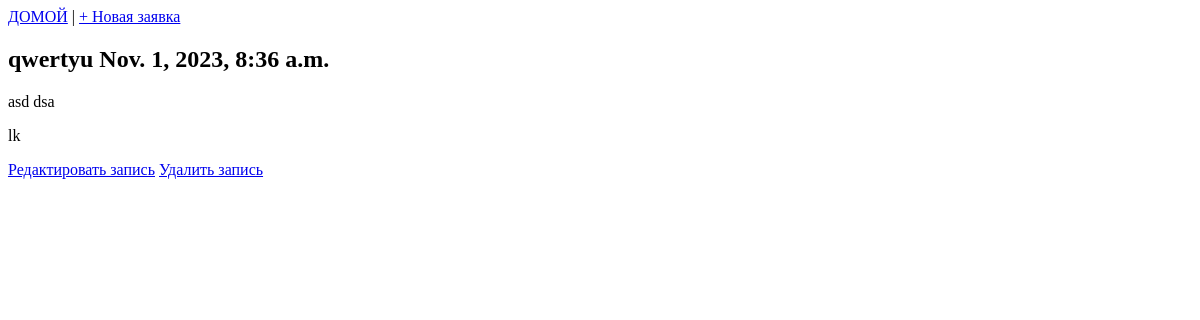
Page /appointment/2/ on the earlier database version.
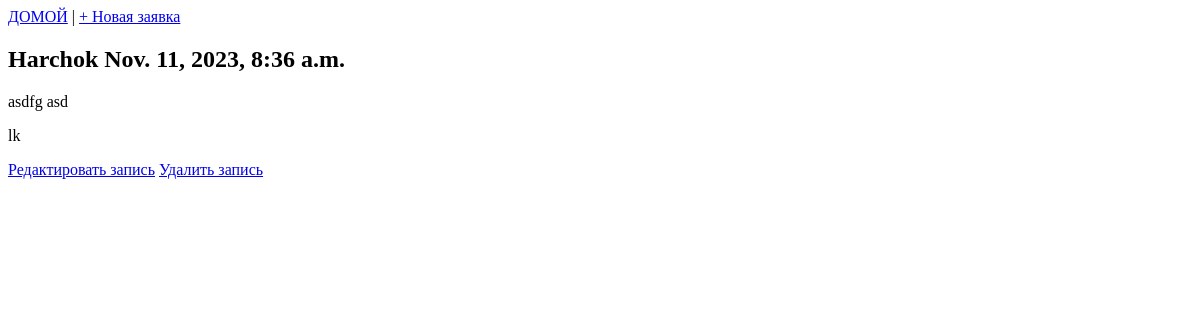
Same page on the later database version.
### pages/models.py (models this page shows, shortened)
class Appointment(models.Model):
    pet = models.ForeignKey(Pet, on_delete=models.CASCADE, verbose_name='Питомец', null=True)
    veterinarian = models.ForeignKey(Veterinarian, on_delete=models.CASCADE, verbose_name='Ветеринар', null=True)
    owner = models.ForeignKey(Owner, on_delete=models.CASCADE, verbose_name='Владелец питомца', null=True)
    date = models.DateTimeField(verbose_name='Дата и время приема', null=True)
    notes = models.TextField(verbose_name='Заметки', blank=True, null=True)

class Pet(models.Model):
    name = models.CharField(max_length=50, verbose_name='Имя питомца', null=True)
    species = models.CharField(max_length=50, verbose_name='Вид', null=True)
    breed = models.CharField(max_length=50, verbose_name='Порода', blank=True, null=True)
    birth_date = models.DateField(verbose_name='Дата рождения', blank=True, null=True)
    owner = models.ForeignKey(Owner, on_delete=models.CASCADE, verbose_name='Владелец', null=True)
    def __str__(self):
        return self.name

class Veterinarian(models.Model):
    first_name = models.CharField(max_length=50, verbose_name='Имя', null=True)
    last_name = models.CharField(max_length=50, verbose_name='Фамилия', null=True)
    father_name = models.CharField(max_length=50, verbose_name='Отчество', blank=True, null=True)
    gender = models.CharField(max_length=50, verbose_name='Гендер', null=True)
    email = models.EmailField(verbose_name='Электронная почта', null=True, unique=True)
    birth_date = models.DateField(verbose_name='Дата рождения', blank=True, null=True)
    specialization = models.CharField(max_length=100, verbose_name='Специализация', blank=True, null=True)
    def __str__(self):
        return f"{self.first_name} {self.last_name}"

### pages/views.py (the view)
# urls.py: path('appointment/<int:pk>/', views.AppointmentDetailView.as_view(), name='appointment_detail'),
class AppointmentDetailView(DetailView):
    model = Appointment
    template_name = 'appointment_detail.html'

### templates/appointment_detail.html
{% extends 'base.html' %}
    {% block content %}
        <div class="appointment-entry">
            <h2>
                {{ appointment.pet }} {{ appointment.date }}
            </h2>
            <p>
                {{ appointment.veterinarian }}
            </p>
            <p>
                {{ appointment.notes }}
            </p>
            <a href="{% url 'appointment_edit' appointment.pk %}">Редактировать запись</a>
            <a href="{% url 'appointment_delete' appointment.pk %}">Удалить запись</a>
        </div>
    {% endblock content %}

Differences in the rows shown:
changed Appointment "lk": pet "qwertyu" → "Harchok"; date "Nov. 1, 2023, 8:36 a.m." → "Nov. 11, 2023, 8:36 a.m."; veterinarian "asd dsa" → "asdfg asd"
